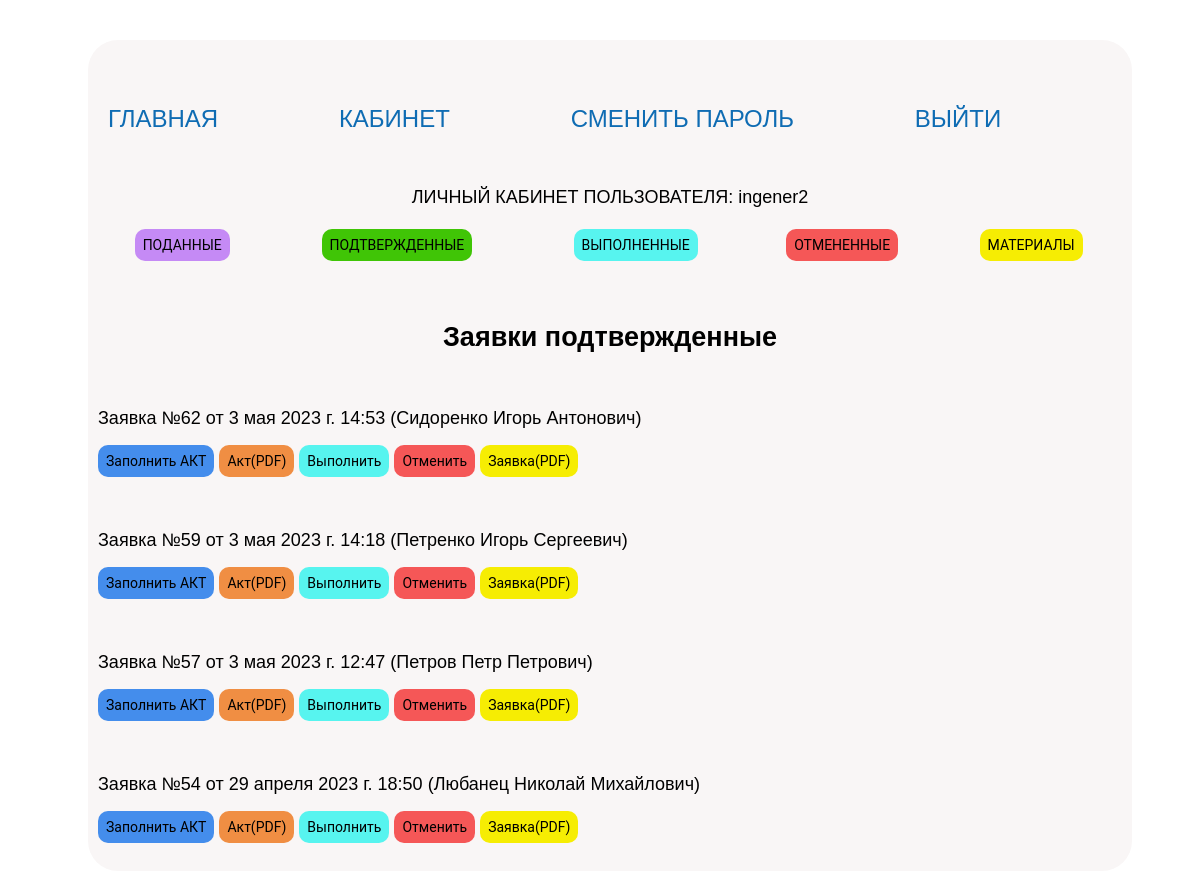
Page /all_applications_confirm/ (signed in) on the earlier database version.
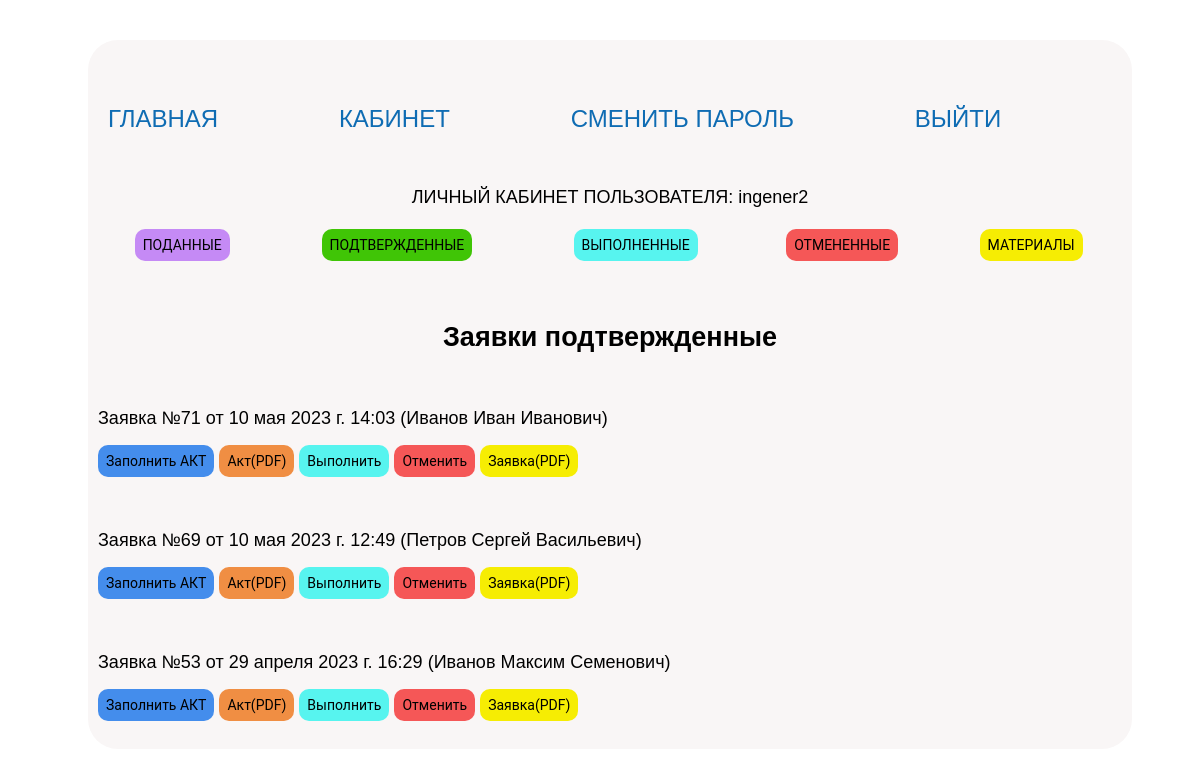
Same page on the later database version.
### main/models.py (models this page shows, shortened)
class Application(models.Model):
    aplic_user = models.ForeignKey(
        User,
        null=True,
        on_delete=models.SET_NULL,
        verbose_name="Пользователь",
    )
    aplic_status = models.ForeignKey(
        Aplic_status,
        null=True,
        on_delete=models.SET_NULL,
        verbose_name="Статус заявки",
    )
    aplic_date = models.DateTimeField(
        auto_now_add=True, verbose_name="Дата добавления заявки"
    )
    user_fio = models.CharField(
        max_length=2000, null=True, verbose_name="ФИО заявителя"
    )
    user_telephon = models.CharField(
        max_length=2000, null=True, verbose_name="Телефон заявителя"
    )
    user_email = models.CharField(
        max_length=2000, null=True, verbose_name="Электронная почта заявителя"
    )
    org_name = models.CharField(
        max_length=2000, null=True, verbose_name="Наименование организации"
    )
    org_adress_ur = models.CharField(
        max_length=2000, null=True, verbose_name="Адрес организации (юридический)"
    )
    org_adress_f = models.CharField(
        max_length=2000, null=True, verbose_name="Адрес организации (фактический)"
    )
    org_bank_name = models.CharField(
        max_length=2000, null=True, verbose_name="Банк")
    org_bank_adress = models.CharField(
        max_length=2000, null=True, verbose_name="Адрес банка"
    )
    org_bank_rs = models.CharField(
        max_length=2000, null=True, verbose_name="Рассчетный счет"
    )
    org_bank_kod = models.CharField(
        max_length=2000, null=True, verbose_name="Код банка"
    )
    org_bank_unp = models.CharField(
        max_length=2000, null=True, verbose_name="УНП")
    org_bank_okpo = models.CharField(
        max_length=2000, null=True, verbose_name="ОКПО")
    org_contakt_data = models.CharField(
        max_length=2000, null=True, verbose_name="Контактные данные"
    )
    org_director_name = models.CharField(
        max_length=2000, null=True, verbose_name="Ф.И.О. руководителя"
    )
    org_deystvie = models.CharField(
        max_length=2000, null=True, verbose_name="Действует на основании"
    )
    sposob_svarki = models.ForeignKey(
        Welding_method,
        null=True,
        on_delete=models.SET_NULL,
        verbose_name="Способ сварки",
    )
    sheet_butt_weld_steel_grade = models.CharField(
        max_length=2000, null=True, verbose_name="Марка стали листа - Стыковой шов"
    )
    sheet_butt_weld_min_thickn = models.CharField(
        max_length=2000,
        null=True,
        verbose_name="Минимальная толщина листа - Стыковой шов",
    )
    sheet_butt_weld_max_thickn = models.CharField(
        max_length=2000,
        null=True,
        verbose_name="Максимальная толщина листа - Стыковой шов",
    )
    sheet_butt_weld_position = models.CharField(
        max_length=2000,
        null=True,
        verbose_name="Пространственное положение листа - Стыковой шов",
    )
    sheet_fillet_weld_steel_grade = models.CharField(
        max_length=2000, null=True, verbose_name="Марка стали листа - Угловой шов"
    )
    sheet_fillet_weld_min_thickn = models.CharField(
        max_length=2000,
        null=True,
        verbose_name="Минимальная толщина листа - Угловой шов",
    )
    sheet_fillet_weld_max_thickn = models.CharField(
        max_length=2000,
        null=True,
        verbose_name="Максимальная толщина листа - Угловой шов",
    )
    sheet_fillet_weld_position = models.CharField(
        max_length=2000,
        null=True,
        verbose_name="Пространственное положение листа - Угловой шов",
    )
    tube_butt_weld_steel_grade = models.CharField(
        max_length=2000, null=True, verbose_name="Марка стали трубы - Стыковой шов"
    )
    tube_butt_weld_min_thickn = models.CharField(
        max_length=2000,
        null=True,
        verbose_name="Минимальная толщина стенки трубы - Стыковой шов",
    )
    tube_butt_weld_max_thickn = models.CharField(
        max_length=2000,
        null=True,
        verbose_name="Максимальная толщина стенки трубы - Стыковой шов",
    )
    tube_butt_weld_min_diam = models.CharField(
        max_length=2000,
        null=True,
        verbose_name="Минимальный диаметр трубы - Стыковой шов",
    )
    tube_butt_weld_max_diam = models.CharField(
        max_length=2000,
        null=True,
        verbose_name="Максимальный диаметр трубы - Стыковой шов",
    )
    tube_butt_weld_position = models.CharField(
        max_length=2000,
        null=True,
        verbose_name="Пространственное положение  трубы - Стыковой шов",
    )
    tube_fillet_weld_steel_grade = models.CharField(
        max_length=2000, null=True, verbose_name="Марка стали трубы - Угловой шов"
    )
    tube_fillet_weld_min_thickn = models.CharField(
        max_length=2000,
        null=True,
        verbose_name="Минимальная толщина стенки трубы - Угловой шов",
    )
    tube_fillet_weld_max_thickn = models.CharField(
        max_length=2000,
        null=True,
        verbose_name="Максимальная толщина стенки трубы - Угловой шов",
    )
    tube_fillet_weld_min_diam = models.CharField(
        max_length=2000,
        null=True,
        verbose_name="Минимальный диаметр трубы - Угловой шов",
    )
    tube_fillet_weld_max_diam = models.CharField(
        max_length=2000,
        null=True,
        verbose_name="Максимальный диаметр трубы - Угловой шов",
    )
    tube_fillet_weld_position = models.CharField(
        max_length=2000,
        null=True,
        verbose_name="Пространственное положение  трубы - Угловой шов",
    )
    gpn = models.CharField(
        max_length=2000,
        null=True,
        verbose_name="Подведомственные Госпромнадзору МЧС РБ",
    )
    mas = models.CharField(
        max_length=2000,
        null=True,
        verbose_name="Подведомственные Министерству архитектуры и строительства РБ",
    )
    welder_name = models.CharField(
        max_length=2000,
        null=True,
        verbose_name="Имя сварщика",
    )
    welder_brand = models.CharField(
        max_length=2000,
        null=True,
        verbose_name="Клеймо сварщика",
    )
    welder_card_id = models.CharField(
        max_length=2000,
        null=True,
        default="---",
        verbose_name="Номер удостоверения сварщика",
    )
    welder_passport = models.CharField(
        max_length=2000,
        null=True,
        verbose_name="Паспорт сварщика",
    )
    welder_date_birth = models.CharField(
        max_length=2000,
        null=True,
        verbose_name="Дата рождения сварщика",
    )
    start_date = models.CharField(
        max_length=2000,
        null=True,
        default="NULL",
        verbose_name="Дата начала контроля",
    )
    end_date = models.CharField(
        max_length=2000,
        null=True,
        verbose_name="Дата окончания контроля",
    )
    welder_material = models.CharField(
        max_length=2000,
        null=True,
        default="---",
        verbose_name="Сварочный материал",
    )
    weld_main_material_plate = models.CharField(
        max_length=2000,
        null=True,
        default="---",
        verbose_name="Материал основной - Лист",
    )
    weld_main_material_tube = models.CharField(
        max_length=2000,
        null=True,
        default="---",
        verbose_name="Материал основной - Труба",
    )
    chef_kom_pos = models.CharField(
        max_length=2000,
        null=True,
        verbose_name="Должность председателя комиссии",
    )
    chef_kom_fio = models.CharField(
        max_length=2000,
        null=True,
        verbose_name="Имя председателя комиссии",
    )
    kom_pos = models.CharField(
        max_length=2000,
        null=True,
        verbose_name="Должность члена комиссии",
    )
    kom_fio = models.CharField(
        max_length=2000,
        null=True,
        verbose_name="Имя члена комиссии",
    )
    class Meta:
        verbose_name = "Заявка"
        verbose_name_plural = "Заявки"

### main/views.py (the view)
@login_required(login_url=reverse_lazy("login"))
def all_applications_confirm(request):
    title = "Заявки подтвержденные"
    username = str(request.user)
    if username == "admin":
        group = "admin"
    else:
        user = get_object_or_404(User, username=username)
        group = str(user.groups.get(user=user.id))
    if group == "customer":
        result = Application.objects.filter(
            Q(aplic_status_id="2") & Q(aplic_user_id=request.user.id)
        ).order_by("-aplic_date")
    elif group == "engineer":
        result = Application.objects.filter(
            aplic_status_id="2").order_by("-aplic_date")
    return render(
        request,
        "main/all_applications_confirm.html",
        {
            "title": title,
            "result": result,
            "group": group,
        },
    )

### main/templates/main/all_applications_confirm.html (shortened to what this page needs)
{% extends 'main/private_office_s1.html' %} {% block content_1 %}
<br /><br />
<h2><p class="center">Заявки подтвержденные</p></h2>
 {% if group == "engineer" %} {% for i in result %}
<br />
<p>Заявка №{{ i.id }} от {{ i.aplic_date }} ({{i.user_fio}})</p>
<p>
  <a href="{% url 'application_complete_akt' pk=i.id %}">
    <button class="button akt">Заполнить АКТ</button></a>
  <a href="{% url 'pdf_akt' pk=i.id %}">
    <button class="button pdf_akt">Акт(PDF)</button></a>
  <a href="{% url 'application_done' pk=i.id %}">
    <button class="button vyp">Выполнить</button></a>
  <a href="{% url 'application_cancel' pk=i.id %}">
    <button class="button otm">Отменить</button></a>
  <a href="{% url 'pdf_application' pk=i.id %}">
    <button class="button pdf_z">Заявка(PDF)</button></a>
</p>
{% endfor %} {% endif %} {% endblock %}

Differences in the rows shown:
removed Application: id "62", aplic_date "3 мая 2023 г. 14:53", user_fio "Сидоренко Игорь Антонович"
removed Application: id "59", aplic_date "3 мая 2023 г. 14:18", user_fio "Петренко Игорь Сергеевич"
removed Application: id "57", aplic_date "3 мая 2023 г. 12:47", user_fio "Петров Петр Петрович"
no longer on this page (row edited): Application: id "54", aplic_date "29 апреля 2023 г. 18:50", user_fio "Любанец Николай Михайлович"
added Application: id "71", aplic_date "10 мая 2023 г. 14:03", user_fio "Иванов Иван Иванович"
added Application: id "69", aplic_date "10 мая 2023 г. 12:49", user_fio "Петров Сергей Васильевич"
now on this page (row edited): Application: id "53", aplic_date "29 апреля 2023 г. 16:29", user_fio "Иванов Максим Семенович"
